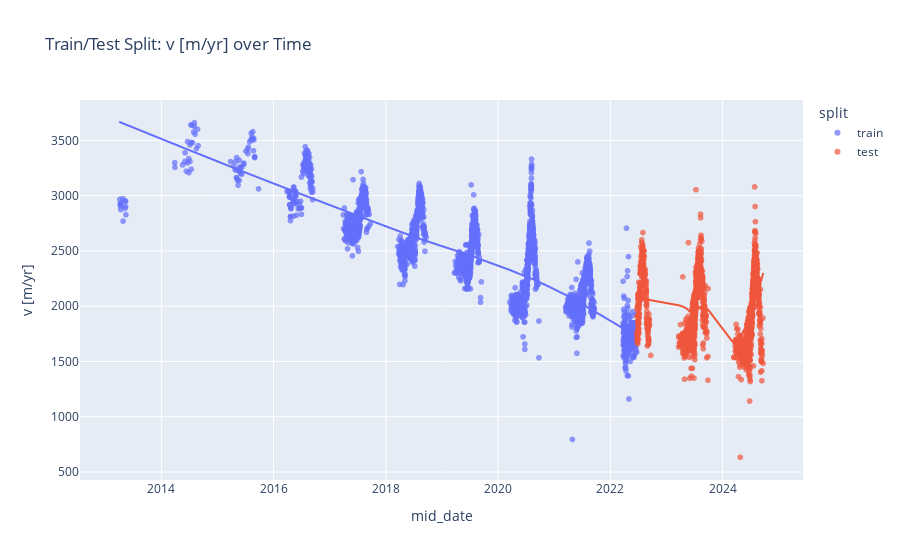

Source (notebook cell):
### Code cell
plot_df = pd.DataFrame({
    'v [m/yr]': pd.concat([y_train, y_test]),
    'split': ['train'] * len(X_train) + ['test'] * len(X_test)
})

fig = px.scatter(
    plot_df,
    x=plot_df.index,
    y='v [m/yr]',
    color='split',
    title='Train/Test Split: v [m/yr] over Time',
    opacity=0.7,
    trendline='lowess',
)
fig.show()

### Figure 1 — Plotly figure (JSON) as saved in the notebook; plotly's stock layout.template omitted (floating-point values rounded to 4 significant figures; data arrays with more than 128 entries replaced by an {"elided": "..."} marker saying what was removed)
{"data": [{"hovertemplate": "split=train<br>mid_date=%{x}<br>v [m/yr]=%{y}<extra></extra>", "legendgroup": "train", "marker": {"color": "#636efa", "opacity": 0.7, "symbol": "circle"}, "mode": "markers", "name": "train", "showlegend": true, "type": "scattergl", "x": {"elided": "3969 str values"}, "xaxis": "x", "y": {"elided": "3969 int values"}, "yaxis": "y"}, {"hovertemplate": "<b>LOWESS trendline</b><br><br>split=train<br>mid_date=%{x}<br>v [m/yr]=%{y} <b>(trend)</b><extra></extra>", "legendgroup": "train", "marker": {"color": "#636efa", "symbol": "circle"}, "mode": "lines", "name": "train", "showlegend": false, "type": "scattergl", "x": {"elided": "3969 str values"}, "xaxis": "x", "y": {"elided": "3969 float values"}, "yaxis": "y"}, {"hovertemplate": "split=test<br>mid_date=%{x}<br>v [m/yr]=%{y}<extra></extra>", "legendgroup": "test", "marker": {"color": "#EF553B", "opacity": 0.7, "symbol": "circle"}, "mode": "markers", "name": "test", "showlegend": true, "type": "scattergl", "x": {"elided": "2045 str values"}, "xaxis": "x", "y": {"elided": "2045 int values"}, "yaxis": "y"}, {"hovertemplate": "<b>LOWESS trendline</b><br><br>split=test<br>mid_date=%{x}<br>v [m/yr]=%{y} <b>(trend)</b><extra></extra>", "legendgroup": "test", "marker": {"color": "#EF553B", "symbol": "circle"}, "mode": "lines", "name": "test", "showlegend": false, "type": "scattergl", "x": {"elided": "2045 str values"}, "xaxis": "x", "y": {"elided": "2045 float values"}, "yaxis": "y"}], "layout": {"legend": {"title": {"text": "split"}, "tracegroupgap": 0}, "title": {"text": "Train/Test Split: v [m/yr] over Time"}, "xaxis": {"anchor": "y", "domain": [0, 1], "title": {"text": "mid_date"}}, "yaxis": {"anchor": "x", "domain": [0, 1], "title": {"text": "v [m/yr]"}}}}
